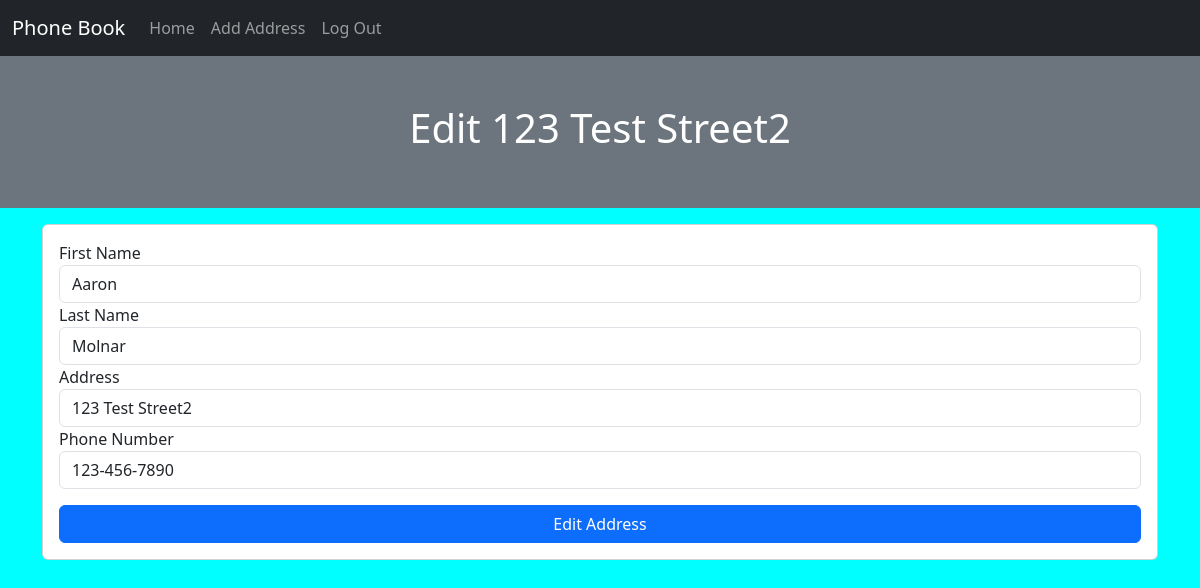
The page /edit/3 (signed in) on the database its author committed.
### app/models.py (models this page shows, shortened)
class Address(db.Model):
    id = db.Column(db.Integer, primary_key=True)
    first_name = db.Column(db.String(50), nullable=False)
    last_name = db.Column(db.String(50), nullable=False)
    phone_number = db.Column(db.String(25), nullable=False)
    address = db.Column(db.String(75), nullable=False)
    user_id = db.Column(db.Integer, db.ForeignKey('user.id')) # SQL - FOREIGN KEY(user_id) REFERENCES user(id)

### app/routes.py (the view, shortened to what this page needs)
@app.route('/edit/<address_id>', methods=["GET", "POST"])
@login_required
def edit_address(address_id):
    form = AddressForm()
    address_to_edit = Address.query.get_or_404(address_id)
    if address_to_edit.author != current_user:
        flash("You do not have permission to edit this post", "danger")
        return redirect(url_for('index'))
    form.first_name.data = address_to_edit.first_name
    form.last_name.data = address_to_edit.last_name
    form.address.data = address_to_edit.address
    form.phone_number.data = address_to_edit.phone_number
    return render_template('edit.html', form=form, address=address_to_edit)

### app/forms.py
class AddressForm(FlaskForm):
    first_name = StringField('First Name', validators=[InputRequired()])
    last_name = StringField('Last Name', validators=[InputRequired()])
    phone_number = StringField('Phone Number', validators=[InputRequired()])
    address = StringField('Address', validators=[InputRequired()])
    submit = SubmitField('Add Address')

### app/models.py (called while the page is built)
@login.user_loader
def get_a_user_by_id(user_id):
    return db.session.get(User, user_id)

### app/templates/edit.html (shortened to what this page needs)
{% extends 'base.html' %}
{% block header %}
    <h1>Edit {{ address.address }}</h1>
{% endblock %}
{% block content %}
    <div class="row">
        <div class="col">
            <div class="card mt-3">
                <div class="card-body">
                    <form action="" method="post">
                        {{ form.first_name.label }}
                        {{ form.first_name(class="form-control") }}
                        {{ form.last_name.label }}
                        {{ form.last_name(class="form-control") }}
                        {{ form.address.label }}
                        {{ form.address(class="form-control") }}
                        {{ form.phone_number.label }}
                        {{ form.phone_number(class="form-control") }}
                        {{ form.submit(class="btn btn-primary w-100 mt-3", value="Edit Address") }}
                    </form>
                </div>
            </div>
        </div>
    </div>
{% endblock %}

### app/static/css/main.css (style rules this page uses)
body { background-color: aqua; }

### rows shown on the page
Address: address "123 Test Street2", first_name "Aaron", last_name "Molnar", phone_number "123-456-7890"
